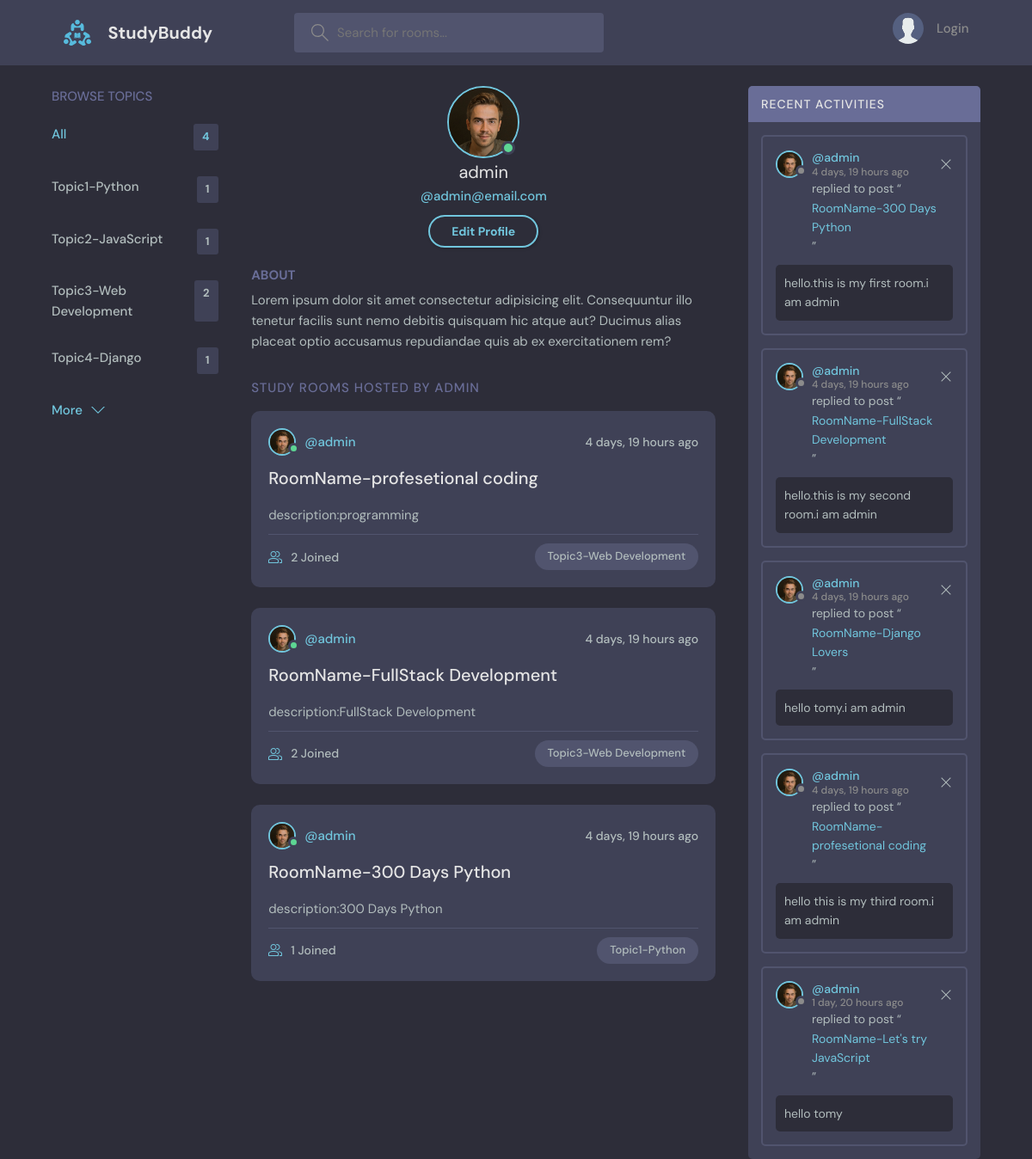
Screenshot of /user-profile/1/ with the database file from the repository.
### base/models.py (models this page shows, shortened)
class Topic(models.Model):
    name=models.CharField(max_length=200)

class User(AbstractUser):
    name=models.CharField(max_length=200)
    bio=models.TextField(null=True)
    avatar=models.ImageField(default='avatar.svg',null=True)
    email=models.EmailField(unique=True,null=True)
    USERNAME_FIELD='email'
    REQUIRED_FIELDS=['username']

class Room(models.Model):
    host=models.ForeignKey(User,on_delete=models.SET_NULL,null=True)
    topic=models.ForeignKey(Topic,on_delete=models.SET_NULL,null=True)
    name=models.CharField(max_length=200)
    description=models.TextField(null=True,blank=True)
    participants=models.ManyToManyField(User,related_name='participants',blank=True)
    created=models.DateTimeField(auto_now_add=True)
    updated=models.DateTimeField(auto_now=True)
    class Meta:
        ordering=['-created','-updated']

class Message(models.Model):
    user=models.ForeignKey(User,on_delete=models.CASCADE)
    room=models.ForeignKey(Room,on_delete=models.CASCADE)
    body=models.TextField()
    created=models.DateTimeField(auto_now_add=True)
    updated=models.DateTimeField(auto_now=True)
    def __str__(self):
        return self.body[0:50]

### base/views.py (the view)
# urls.py: path('user-profile/<str:pk>/',views.uesrProfile,name='profile'),
def uesrProfile(request,pk):
    user=User.objects.get(id=pk)
    topics=Topic.objects.all()
    rooms=user.room_set.all()
    room_messages=user.message_set.all()
    context={'topics':topics,'rooms':rooms,'room_messages':room_messages,'user':user}
    return render(request,'base/profile.html',context)

### base/templates/base/profile.html (shortened to what this page needs)
{% extends 'main.html' %}
{% block content %}
  <main class="profile-page layout layout--3">
    <div class="container">
      {% include 'base/topics_component.html' %}
      <div class="roomList">
        <div class="profile">
          <div class="profile__avatar">
            <div class="avatar avatar--large active">
              <img src="{{user.avatar.url}}" />
            </div>
          </div>
          <div class="profile__info">
            <h3>{{user.username}}</h3>
            <p>@{{user}}</p>
            <a href="{% url 'update-user' %}" class="btn btn--main btn--pill">Edit Profile</a>
          </div>
          <div class="profile__about">
            <h3>About</h3>
            <p>
              Lorem ipsum dolor sit amet consectetur adipisicing elit. Consequuntur illo tenetur
              facilis sunt nemo debitis quisquam hic atque aut? Ducimus alias placeat optio
              accusamus repudiandae quis ab ex exercitationem rem?
            </p>
          </div>
        </div>
        <div class="roomList__header">
          <div>
            <h2>Study Rooms Hosted by {{user.username}}</a>
            </h2>
          </div>
        </div>
        {% for room in rooms %}
        <div class="roomListRoom">
          <div class="roomListRoom__header">
            <a href="{% url 'profile' room.host.id %}" class="roomListRoom__author">
              <div class="avatar avatar--small active">
                <img src="{{room.host.avatar.url}}" />
              </div>
              <span>@{{room.host.username}}</span>
            </a>
            <div class="roomListRoom__actions">
              <span>{{room.created|timesince}} ago</span>
            </div>
          </div>
          <div class="roomListRoom__content">
            <a href="{% url 'room' room.id %}">{{room.name}}</a>
            <p>
             {{room.description}}
            </p>
          </div>
          <div class="roomListRoom__meta">
            <a class="roomListRoom__joined">
              {{room.participants.count}} Joined
            </a>
            <p class="roomListRoom__topic">{{room.topic.name}}</p>
          </div>
        </div>
        {% endfor %}
      </div>
      {% include 'base/activity_component.html' %}
    </div>
  </main>
{% endblock content %}

### base/templates/base/topics_component.html
<div class="topics">
    <div class="topics__header">
      <h2>Browse Topics</h2>
    </div>
    <ul class="topics__list">
      <li>
        <a href="/" class="active">All <span>{{topics.count}}</span></a>
      </li>
      {% for topic in topics %}
      <li>
        <a href="{% url 'home' %}?q={{topic.name}}">{{topic.name}} <span>{{topic.room_set.all.count}}</span></a>
      </li>
      {% endfor %}
    </ul>
    <a class="btn btn--link" href="{% url 'topics' %}">
      More
      <svg version="1.1" xmlns="http://www.w3.org/2000/svg" width="32" height="32" viewBox="0 0 32 32">
        <title>chevron-down</title>
        <path d="M16 21l-13-13h-3l16 16 16-16h-3l-13 13z"></path>
      </svg>
    </a>
  </div>

### base/templates/base/activity_component.html
<div class="activities">
          <div class="activities__header">
            <h2>Recent Activities</h2>
          </div>
          {% for message in room_messages %}
          <div class="activities__box">
            <div class="activities__boxHeader roomListRoom__header">
              <a href="profile.html" class="roomListRoom__author">
                <div class="avatar avatar--small">
                  <img src="{{message.user.avatar.url}}" />
                </div>
                <p>
                  @{{message.user.username}}
                  <span>{{message.created|timesince}} ago</span>
                </p>
              </a>
              <div class="roomListRoom__actions">
                <a href="#">
                  <svg version="1.1" xmlns="http://www.w3.org/2000/svg" width="32" height="32" viewBox="0 0 32 32">
                    <title>remove</title>
                    <path
                      d="M27.314 6.019l-1.333-1.333-9.98 9.981-9.981-9.981-1.333 1.333 9.981 9.981-9.981 9.98 1.333 1.333 9.981-9.98 9.98 9.98 1.333-1.333-9.98-9.98 9.98-9.981z"
                    ></path>
                  </svg>
                </a>
              </div>
            </div>
            <div class="activities__boxContent">
              <p>replied to post “<a href="room.html">{{message.room.name}}</a>”</p>
              <div class="activities__boxRoomContent">
                {{message}}
              </div>
            </div>
          </div>
          {% endfor %}
        </div>

### rows the page displays
Topic: name "Topic1-Python", room_set.all.count "1"
Topic: name "Topic2-JavaScript", room_set.all.count "1"
Topic: name "Topic3-Web Development", room_set.all.count "2"
Topic: name "Topic4-Django", room_set.all.count "1"
User: avatar (picture), username "admin", email "admin@email.com", username "ADMIN"
Room: host.avatar (picture), host.username "admin", created "4 days, 19 hours", name "RoomName-profesetional coding", description "description:programming", participants.count "2", topic.name "Topic3-Web Development"
Room: host.avatar (picture), host.username "admin", created "4 days, 19 hours", name "RoomName-FullStack Development", description "description:FullStack Development", participants.count "2", topic.name "Topic3-Web Development"
Room: host.avatar (picture), host.username "admin", created "4 days, 19 hours", name "RoomName-300 Days Python", description "description:300 Days Python", participants.count "1", topic.name "Topic1-Python"
Message: user.avatar (picture), user.username "admin", created "4 days, 19 hours", room.name "RoomName-300 Days Python", body "hello.this is my first room.i am admin"
Message: user.avatar (picture), user.username "admin", created "4 days, 19 hours", room.name "RoomName-FullStack Development", body "hello.this is my second room.i am admin"
Message: user.avatar (picture), user.username "admin", created "4 days, 19 hours", room.name "RoomName-Django Lovers", body "hello tomy.i am admin"
Message: user.avatar (picture), user.username "admin", created "4 days, 19 hours", room.name "RoomName-profesetional coding", body "hello this is my third room.i am admin"
Message: user.avatar (picture), user.username "admin", created "1 day, 20 hours", room.name "RoomName-Let's try JavaScript", body "hello tomy"

### other values shown
{{ topics.count }} "4"
